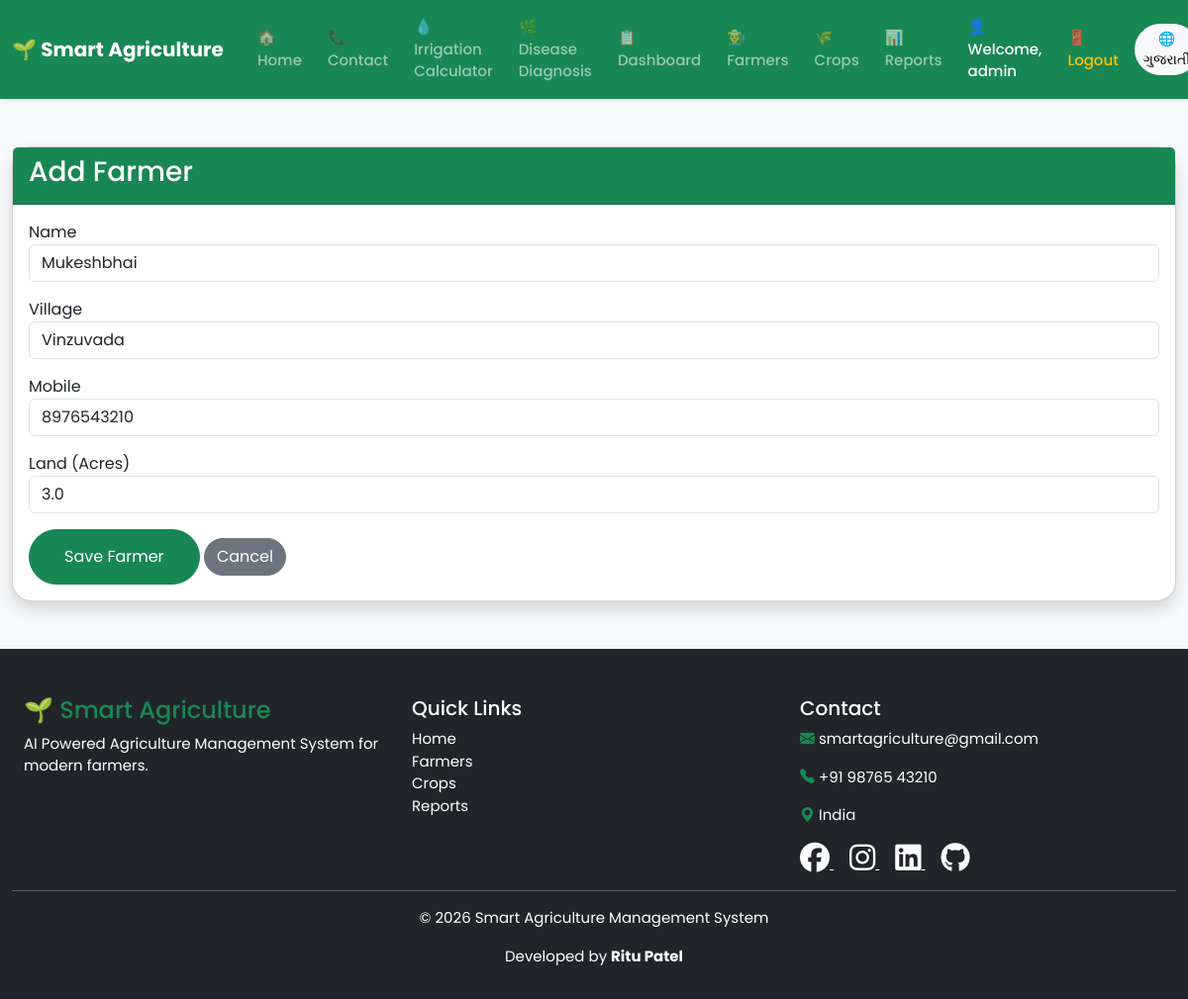
/edit_farmer/2 (signed in), run on an earlier commit of the app's database.
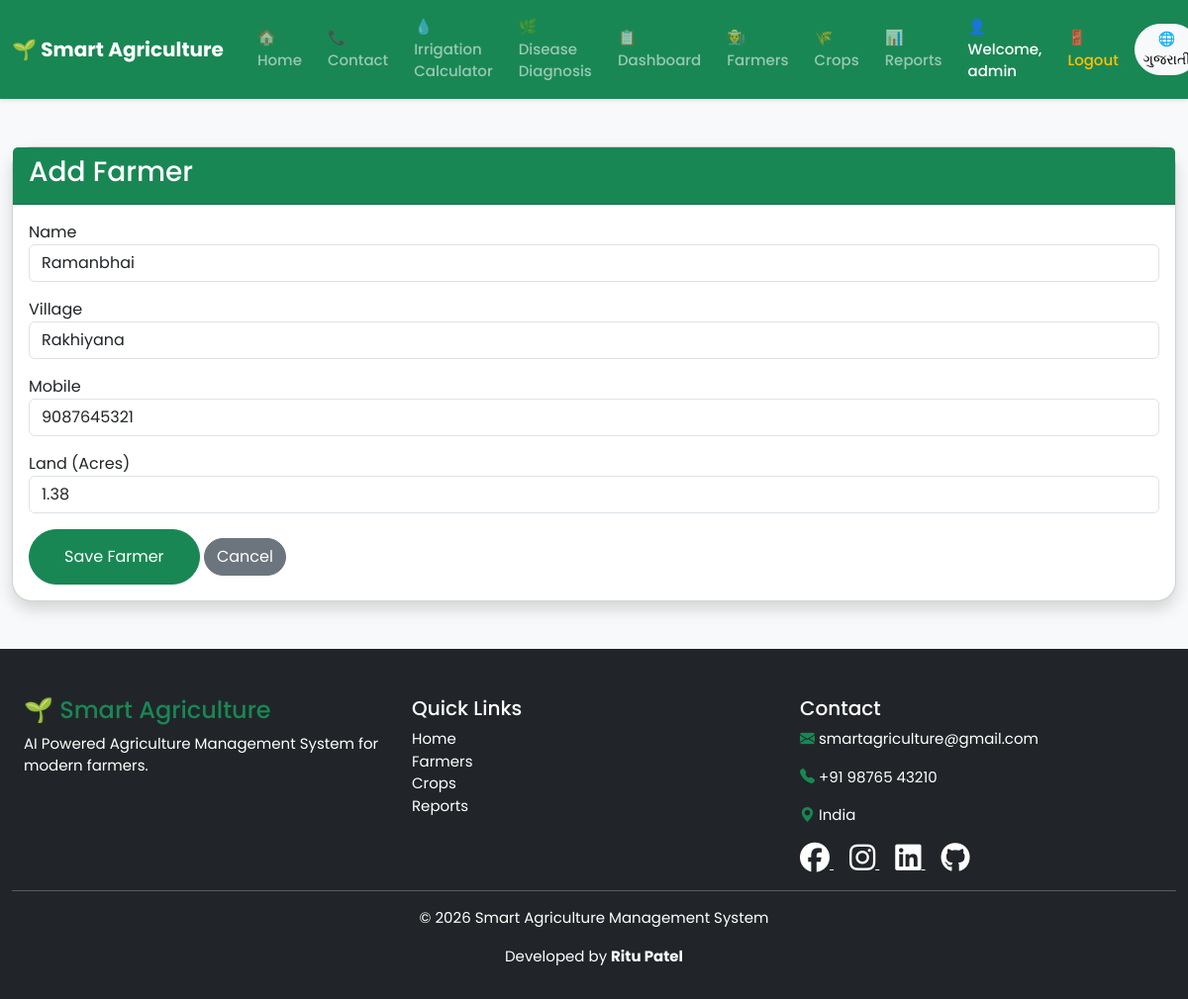
And on a later commit of the database.
### models.py (models this page shows, shortened)
class Farmer(db.Model):
    __tablename__ = "farmers"
    id = db.Column(db.Integer, primary_key=True)
    name = db.Column(db.String(100), nullable=False)
    village = db.Column(db.String(100), nullable=False)
    mobile = db.Column(db.String(15), nullable=False)
    land = db.Column(db.Float, nullable=False)
    crops = db.relationship(
        "Crop",
        backref="farmer",
        lazy=True
    )

### app.py (the view, shortened to what this page needs)
@app.route("/edit_farmer/<int:id>", methods=["GET", "POST"])
@login_required
def edit_farmer(id):
    farmer = Farmer.query.get_or_404(id)
    return render_template(
        "add_farmer.html",
        farmer=farmer
    )

### app.py (called while the page is built)
def login_required(f):
    @wraps(f)
    def decorated_function(*args, **kwargs):
        if "admin" not in session:
            return redirect(url_for("login"))
        return f(*args, **kwargs)
    return decorated_function

### templates/add_farmer.html (shortened to what this page needs)
{% extends 'base.html' %}
{% block content %}
<div class="container mt-5">
    <div class="card shadow">
        <div class="card-header bg-success text-white">
            <h3>
                <span class="lang-en">Add Farmer</span>
            </h3>
        </div>
        <div class="card-body">
            <form method="POST">
                <div class="mb-3">
                    <label>
                        <span class="lang-en">Name</span>
                    </label>
                    <input
                        type="text"
                        name="name"
                        class="form-control"
                        value="{{ farmer.name if farmer else '' }}"
                        required>
                </div>
                <div class="mb-3">
                    <label>
                        <span class="lang-en">Village</span>
                    </label>
                    <input
                        type="text"
                        name="village"
                        class="form-control"
                        value="{{ farmer.village if farmer else '' }}"
                        required>
                </div>
                <div class="mb-3">
                    <label>
                        <span class="lang-en">Mobile</span>
                    </label>
                    <input
                        type="text"
                        name="mobile"
                        class="form-control"
                        value="{{ farmer.mobile if farmer else '' }}"
                        required>
                </div>
                <div class="mb-3">
                    <label>
                        <span class="lang-en">Land (Acres)</span>
                    </label>
                    <input
                        type="number"
                        step="0.01"
                        name="land"
                        class="form-control"
                        value="{{ farmer.land if farmer else '' }}"
                        required>
                </div>
                <button class="btn btn-success">
                    <span class="lang-en">Save Farmer</span>
                </button>
                <a href="{{ url_for('farmers') }}"
                   class="btn btn-secondary">
                    <span class="lang-en">Cancel</span>
                </a>
            </form>
        </div>
    </div>
</div>
{% endblock %}

What changed in the data, as far as the page shows it:
changed Farmer: name "Mukeshbhai" → "Ramanbhai"; village "Vinzuvada" → "Rakhiyana"; mobile "8976543210" → "9087645321"; land "3.0" → "1.38"
